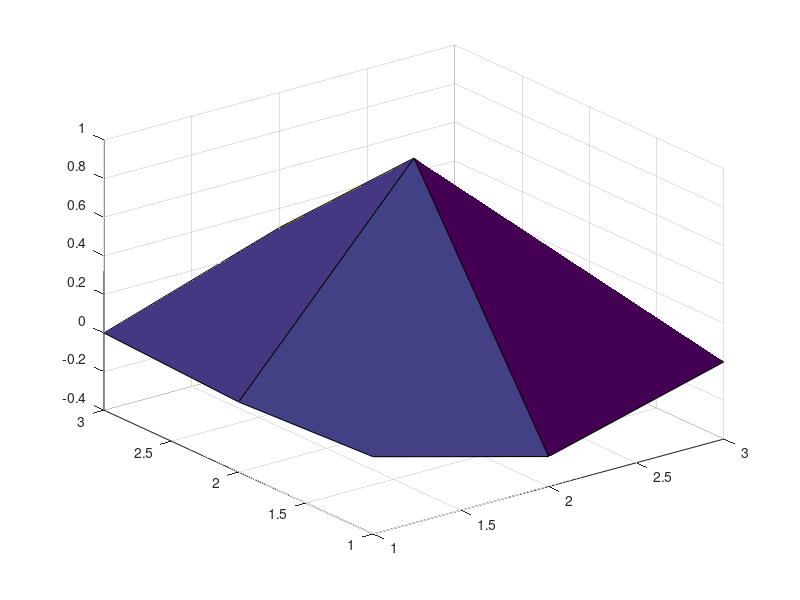

Reproduce this figure in MATLAB. (Note: this script raises an error after producing the figure.)
%=============================================================================
% Copyright (c) 2016-present Allan CORNET (Nelson)
%=============================================================================
% This file is part of Nelson.
%=============================================================================
% LICENCE_BLOCK_BEGIN
% SPDX-License-Identifier: LGPL-3.0-or-later
% LICENCE_BLOCK_END
%=============================================================================
% <--ADV-CLI MODE-->
%=============================================================================
% Surface shares the image alpha code but stores AlphaData as a vector.
%=============================================================================
f = figure('Visible', 'off');
ax = axes(f);
h = surf(ax, peaks(3));
drawnow();
assert_isequal(h.AlphaData, 1);
h.AlphaData = 0.5 * ones(3);
h.FaceAlpha = 'flat';
drawnow();
assert_isequal(numel(h.AlphaData), 9);
h2 = __surf__('Parent', ax, 'XData', 1:3, 'YData', 1:3, 'ZData', magic(3));
drawnow();
assert_isequal(h2.AlphaData, 1);
close(f);
%=============================================================================
